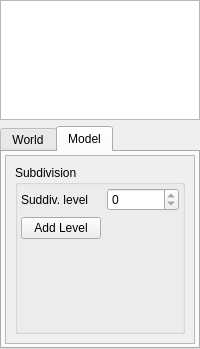
<?xml version="1.0" encoding="UTF-8"?>
<ui version="4.0">
 <class>SceneDataPannel</class>
 <widget class="QWidget" name="SceneDataPannel">
  <property name="geometry">
   <rect>
    <x>0</x>
    <y>0</y>
    <width>200</width>
    <height>349</height>
   </rect>
  </property>
  <property name="sizePolicy">
   <sizepolicy hsizetype="Expanding" vsizetype="Expanding">
    <horstretch>0</horstretch>
    <verstretch>0</verstretch>
   </sizepolicy>
  </property>
  <property name="maximumSize">
   <size>
    <width>200</width>
    <height>16777215</height>
   </size>
  </property>
  <property name="windowTitle">
   <string>Form</string>
  </property>
  <layout class="QVBoxLayout" name="verticalLayout">
   <property name="leftMargin">
    <number>0</number>
   </property>
   <property name="topMargin">
    <number>0</number>
   </property>
   <property name="rightMargin">
    <number>0</number>
   </property>
   <property name="bottomMargin">
    <number>0</number>
   </property>
   <item>
    <widget class="QTreeWidget" name="scene_Tree">
     <property name="sizePolicy">
      <sizepolicy hsizetype="Preferred" vsizetype="Fixed">
       <horstretch>0</horstretch>
       <verstretch>0</verstretch>
      </sizepolicy>
     </property>
     <property name="maximumSize">
      <size>
       <width>16777215</width>
       <height>120</height>
      </size>
     </property>
     <attribute name="headerVisible">
      <bool>false</bool>
     </attribute>
     <column>
      <property name="text">
       <string notr="true">1</string>
      </property>
     </column>
    </widget>
   </item>
   <item>
    <widget class="QTabWidget" name="data_Pannel">
     <property name="tabPosition">
      <enum>QTabWidget::North</enum>
     </property>
     <property name="currentIndex">
      <number>1</number>
     </property>
     <widget class="QWidget" name="world_tab">
      <attribute name="title">
       <string>World</string>
      </attribute>
     </widget>
     <widget class="QWidget" name="model_tab">
      <attribute name="title">
       <string>Model</string>
      </attribute>
      <layout class="QVBoxLayout" name="verticalLayout_2">
       <property name="leftMargin">
        <number>3</number>
       </property>
       <property name="topMargin">
        <number>3</number>
       </property>
       <property name="rightMargin">
        <number>3</number>
       </property>
       <property name="bottomMargin">
        <number>3</number>
       </property>
       <item>
        <widget class="QScrollArea" name="scrollArea">
         <property name="widgetResizable">
          <bool>true</bool>
         </property>
         <widget class="QWidget" name="scrollAreaWidgetContents">
          <property name="geometry">
           <rect>
            <x>0</x>
            <y>0</y>
            <width>188</width>
            <height>182</height>
           </rect>
          </property>
          <layout class="QVBoxLayout" name="verticalLayout_3">
           <item>
            <widget class="QGroupBox" name="subdivision_group">
             <property name="title">
              <string>Subdivision</string>
             </property>
             <layout class="QFormLayout" name="formLayout">
              <property name="leftMargin">
               <number>3</number>
              </property>
              <property name="topMargin">
               <number>3</number>
              </property>
              <property name="rightMargin">
               <number>3</number>
              </property>
              <property name="bottomMargin">
               <number>3</number>
              </property>
              <item row="0" column="0">
               <widget class="QLabel" name="subdivision_label">
                <property name="text">
                 <string>Suddiv. level</string>
                </property>
               </widget>
              </item>
              <item row="0" column="1">
               <widget class="QSpinBox" name="subdivision_spinBox">
                <property name="maximum">
                 <number>0</number>
                </property>
               </widget>
              </item>
              <item row="1" column="0">
               <widget class="QPushButton" name="add_subdiv_pushButton">
                <property name="text">
                 <string>Add Level</string>
                </property>
               </widget>
              </item>
             </layout>
            </widget>
           </item>
          </layout>
         </widget>
        </widget>
       </item>
      </layout>
     </widget>
    </widget>
   </item>
  </layout>
 </widget>
 <resources/>
 <connections/>
</ui>
